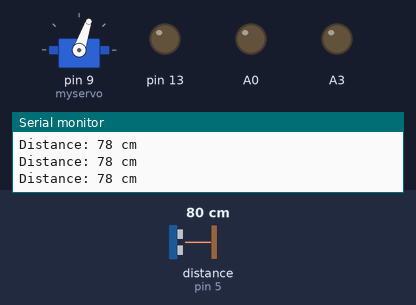
Bench run of a sketch on a simulated Arduino Uno, built with avr-gcc and run on an emulated ATmega328P. Shown: servo, output pins drawn as LEDs (lit = HIGH), the last lines printed to the serial monitor. Wiring (inferred from the names in the program): ultrasonic range finder: trigger pin 4; echo pin 5. The test bench sets the inputs (shaded band); at power-on: distance to the obstacle (sensor on pin 5) 80 cm. The echo pulse lasts 58.3 µs per cm; pins used as bus, display or sensor lines are not drawn.

Above: at 1.2 s.
1.3 s: distance to the obstacle (sensor on pin 5) set to 23 cm
4.3 s: distance to the obstacle (sensor on pin 5) set to 18 cm
At 4.8 s:
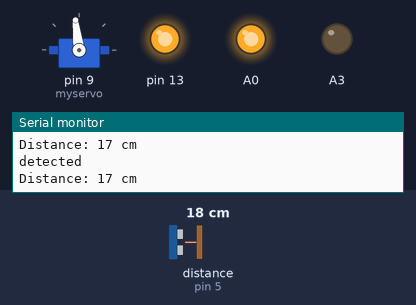
7.3 s: distance to the obstacle (sensor on pin 5) set to 35 cm
At 7.9 s:
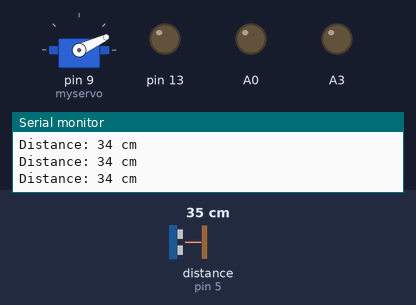
10.3 s: distance to the obstacle (sensor on pin 5) set to 2 cm
At 10.81 s:
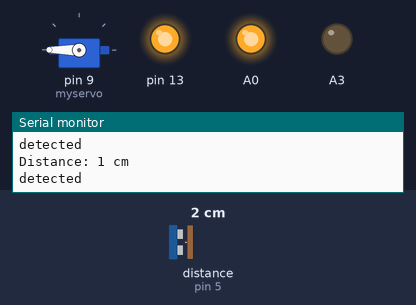
13.3 s: distance to the obstacle (sensor on pin 5) set to 60 cm
At 13.8 s:
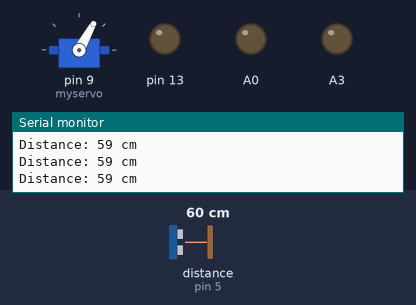
Timing chart, 0 to 17.3 s (numbered marks = the images above; inputs shaded):
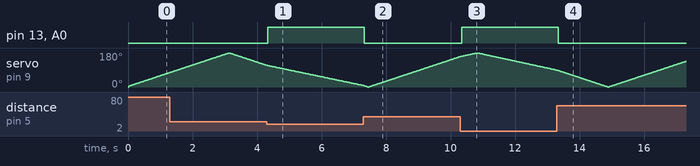

The sketch:

Ultrasonic_Sensor.ino
```cpp
/*
  Ultrasonic Sensor HC-SR04 and Arduino Tutorial

  by Dejan Nedelkovski,
  www.HowToMechatronics.com

*/
#include <Servo.h>
// defines pins numbers
const int trigPin = 4;
const int echoPin = 5;

// defines variables
long duration;
int distance;

Servo myservo;  // create servo object to control a servo
// twelve servo objects can be created on most boards

int pos = 0;    // variable to store the servo position

void setup() {
  pinMode(13, OUTPUT);

  myservo.attach(9);  // attaches the servo on pin 9 to the servo object

  pinMode(trigPin, OUTPUT); // Sets the trigPin as an Output
  pinMode(echoPin, INPUT);
  Serial.begin(9600); // Starts the serial communication
  pinMode(A0,OUTPUT);
  pinMode(A3,OUTPUT);
  digitalWrite(A0,LOW);
  digitalWrite(A3,LOW);
}
void loop() {

  for (pos = 0; pos <= 180; pos += 1) { // goes from 0 degrees to 180 degrees
    // in steps of 1 degree
    myservo.write(pos);              // tell servo to go to position in variable 'pos'
    //delay(10);// waits 15ms for the servo to reach the position
    Ultrasonic();
  }
  for (pos = 180; pos >= 0; pos -= 1) { // goes from 180 degrees to 0 degrees
    myservo.write(pos);              // tell servo to go to position in variable 'pos'
    //delay(10);                       // waits 15ms for the servo to reach the position
    Ultrasonic();
  }
}

void Ultrasonic(){
  // Clears the trigPin
  digitalWrite(trigPin, LOW);
  delayMicroseconds(2);
  // Sets the trigPin on HIGH state for 10 micro seconds
  digitalWrite(trigPin, HIGH);
  delayMicroseconds(10);
  digitalWrite(trigPin, LOW);
  // Reads the echoPin, returns the sound wave travel time in microseconds
  duration = pulseIn(echoPin, HIGH);
  // Calculating the distance
  distance = duration * 0.034 / 2;
  // Prints the distance on the Serial Monitor
  Serial.print("Distance: ");
  Serial.print(distance);
  Serial.println(" cm");
  if (distance < 20) {
    Serial.println("detected");
    digitalWrite(13, HIGH);
    digitalWrite(A0,HIGH);
  }
  else {
    digitalWrite(13, LOW);
    digitalWrite(A0,LOW);
  }
}
```

Measured:
- the behaviour switches between 21 and 20 cm on distance to the obstacle (sensor on pin 5) (found by bisection; images 0 and 1)
- after the input at 4.3 s, pin 13, A0: LOW → HIGH at once
- after the input at 7.3 s, pin 13, A0: HIGH → LOW at once
- after the input at 10.3 s, pin 13, A0: LOW → HIGH at once
- after the input at 13.3 s, pin 13, A0: HIGH → LOW at once
